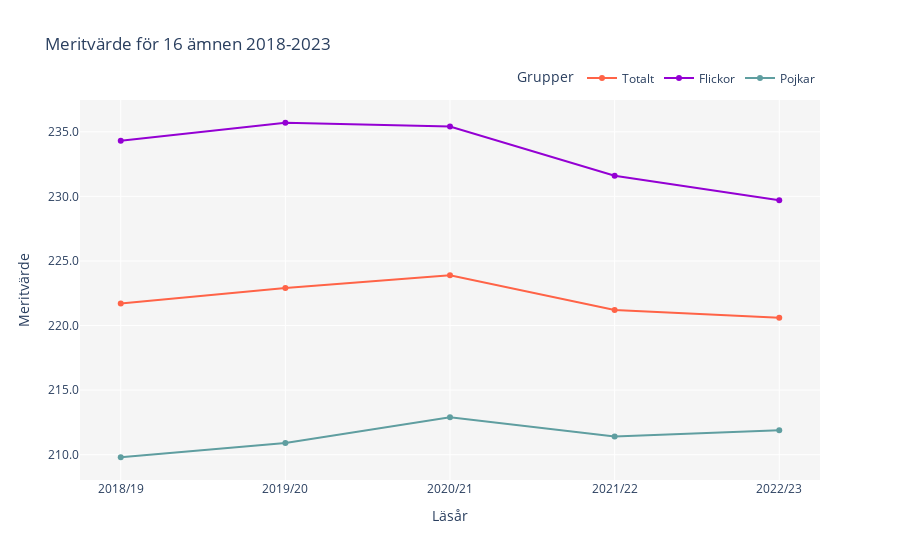

The notebook cell saved with this chart:
### Markdown cell above
## b.)

- Mostly the same as the plot above except this chart visualize the average merit scores for 16 subjects from 2018 to 2023, separated by total, girls, and boys.

### Code cell
df_focused_merit = df_betyg_T1b.iloc[:5, [0, 1, 2, 3]].copy()

df_focused_merit.columns = ['Läsår', 'Totalt', 'Flickor', 'Pojkar']

fig = px.line(df_focused_merit, x='Läsår', y=['Totalt', 'Flickor', 'Pojkar'], 
              title="Meritvärde för 16 ämnen 2018-2023",
              labels={"value": "Antal", "variable": "Grupp"},
              markers=True, 
              color_discrete_map={ 
                  'Totalt': 'tomato',  
                  'Flickor': 'darkviolet',  
                  'Pojkar': 'cadetblue'  
              })
fig.update_layout(yaxis_tickformat = '.1f', 
                  xaxis_title="Läsår", 
                  yaxis_title="Meritvärde", 
                  legend=dict(title="Grupper",orientation="h",yanchor="bottom",y=1.02,xanchor="right",x=1), 
                  paper_bgcolor="white", plot_bgcolor="whitesmoke")
fig.write_html("../Labb2/Visualiseringar/Meritvärde_16_ämnen.html")
fig.show()

### Figure 1 — Plotly figure (JSON) as saved in the notebook; plotly's stock layout.template omitted (floating-point values rounded to 4 significant figures)
{"data": [{"hovertemplate": "Grupp=Totalt<br>Läsår=%{x}<br>Antal=%{y}<extra></extra>", "legendgroup": "Totalt", "line": {"color": "tomato", "dash": "solid"}, "marker": {"symbol": "circle"}, "mode": "lines+markers", "name": "Totalt", "orientation": "v", "showlegend": true, "type": "scatter", "x": ["2018/19", "2019/20", "2020/21", "2021/22", "2022/23"], "xaxis": "x", "y": [221.7, 222.9, 223.9, 221.2, 220.6], "yaxis": "y"}, {"hovertemplate": "Grupp=Flickor<br>Läsår=%{x}<br>Antal=%{y}<extra></extra>", "legendgroup": "Flickor", "line": {"color": "darkviolet", "dash": "solid"}, "marker": {"symbol": "circle"}, "mode": "lines+markers", "name": "Flickor", "orientation": "v", "showlegend": true, "type": "scatter", "x": ["2018/19", "2019/20", "2020/21", "2021/22", "2022/23"], "xaxis": "x", "y": [234.3, 235.7, 235.4, 231.6, 229.7], "yaxis": "y"}, {"hovertemplate": "Grupp=Pojkar<br>Läsår=%{x}<br>Antal=%{y}<extra></extra>", "legendgroup": "Pojkar", "line": {"color": "cadetblue", "dash": "solid"}, "marker": {"symbol": "circle"}, "mode": "lines+markers", "name": "Pojkar", "orientation": "v", "showlegend": true, "type": "scatter", "x": ["2018/19", "2019/20", "2020/21", "2021/22", "2022/23"], "xaxis": "x", "y": [209.8, 210.9, 212.9, 211.4, 211.9], "yaxis": "y"}], "layout": {"legend": {"orientation": "h", "title": {"text": "Grupper"}, "tracegroupgap": 0, "x": 1, "xanchor": "right", "y": 1.02, "yanchor": "bottom"}, "paper_bgcolor": "white", "plot_bgcolor": "whitesmoke", "title": {"text": "Meritvärde för 16 ämnen 2018-2023"}, "xaxis": {"anchor": "y", "domain": [0, 1], "title": {"text": "Läsår"}}, "yaxis": {"anchor": "x", "domain": [0, 1], "tickformat": ".1f", "title": {"text": "Meritvärde"}}}}
